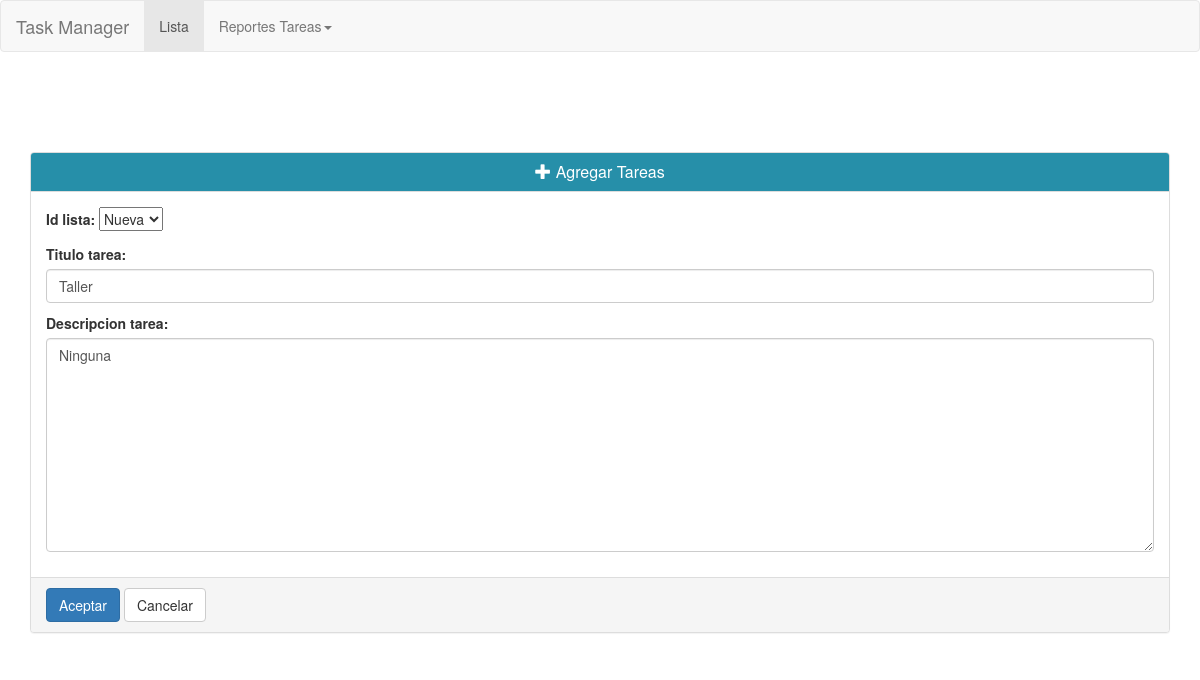
Before: /tareas/22/modificar_tarea with the older database file.
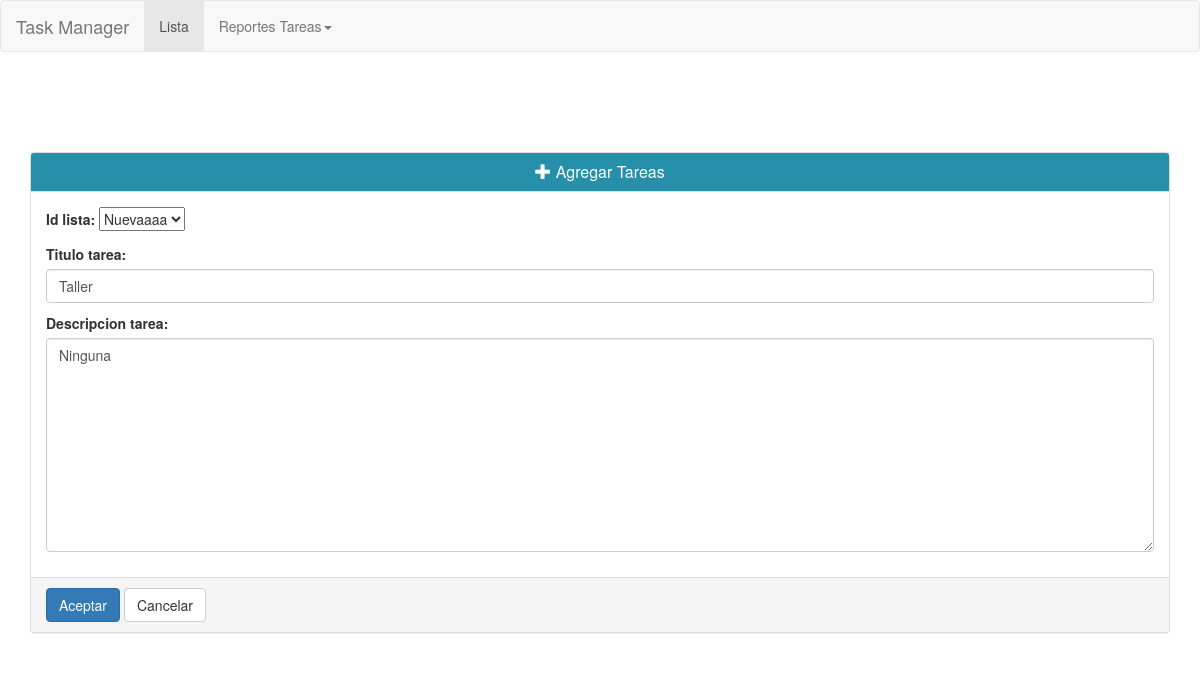
After: the same page with the newer database file.
### tareas/models.py (models this page shows, shortened)
@python_2_unicode_compatible  # only if you need to support Python 2
class Tareas(models.Model):
    id_lista = models.ForeignKey(Lista, on_delete=models.CASCADE)
    titulo_tarea = models.CharField(max_length=200, unique=True)
    estado_tarea = models.BooleanField(default=False)
    descripcion_tarea = models.TextField(help_text='Describe la Tarea', blank=True)
    fecha_creacion_tarea = models.DateTimeField(auto_now_add=True)
    fecha_modificacion_tarea = models.DateTimeField(auto_now=True)

### tareas/views.py (the view, shortened to what this page needs)
# urls.py: url(r'^(?P<pk>[0-9]+)/modificar_tarea$', views.TareasUpdateView.as_view(), name='modificar_tarea'),
class TareasUpdateView(generic.UpdateView):
    model = Tareas
    form_class = TareasForm

### tareas/forms.py
class TareasForm(forms.ModelForm):
    titulo_tarea = forms.CharField(widget=forms.TextInput(attrs={'class':'form-control'}))
    descripcion_tarea = forms.CharField(widget=forms.Textarea(attrs={'class':'form-control'}))
    class Meta:
        model = models.Tareas
        fields = ['id_lista','titulo_tarea','descripcion_tarea']

### tareas/models.py (called while the page is built)
    def __str__(self):
        return self.titulo_lista

### tareas/templates/tareas/tareas_form.html (shortened to what this page needs)
{% extends "base.html" %}
{% block container %}
<form action="" method="post">
 <div class="panel panel-default active" id="panelvisitante">
 <div class="panel-heading" style="background-color: #268FA9;color: white;font-weight: bold;">
   <center>
   <h3 class="panel-title"><span class="glyphicon glyphicon-plus"></span> Agregar Tareas</h3>
   </center>
 </div>
 <div class="panel-body" style="">
        {{ form.as_p }}
 </div>
 <div class="panel-footer danger" id="foterpanel">
     <input class="btn btn-primary" type="submit" value="Aceptar"/>
       <a class="btn btn-default" href="/tareas/">Cancelar</a>
 </div>
 </div>
</form>
{% endblock container %}

Changed rows visible on the page:
changed Tareas "Taller": id_lista "Nueva" → "Nuevaaaa"
